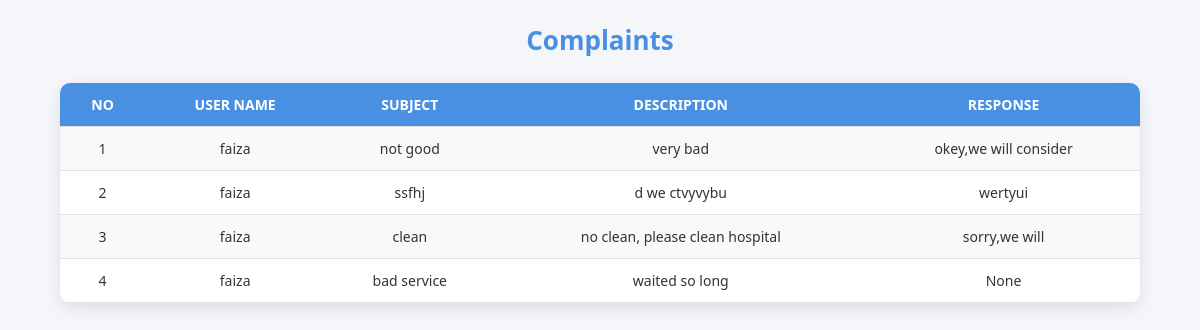
The app's page /ViewComplaints with its own data.
### healthapp/models.py (models this page shows)
class ComplaintTable(models.Model):
    USER = models.ForeignKey(UserTable,on_delete=models.CASCADE,blank=True,null=True)
    HOSPITAL = models.ForeignKey(HospitalTable,on_delete=models.CASCADE,blank=True,null=True)
    Subject =  models.CharField(max_length=100,blank=True,null=True)
    Description =  models.CharField(max_length=200,blank=True,null=True)
    Response = models.CharField(max_length=100,blank=True,null=True)
    Date = models.DateField(auto_now_add=True)

class UserTable(models.Model):
    UserName = models.CharField(max_length=30,blank=True, null=True)
    Gender = models.CharField(max_length=10, blank=True, null=True)
    DOB = models.DateField(blank=True,null=True)
    E_mail = models.CharField(max_length=30, blank=True, null=True)
    Phone = models.BigIntegerField(blank=True,null=True)
    Address = models.CharField(max_length=100,blank=True,null=True)
    City = models.CharField(max_length=30,blank=True,null=True)
    State = models.CharField(max_length=30,blank=True,null=True)
    Pincode = models.IntegerField(blank=True,null=True)
    LOGIN =models.ForeignKey(LoginTable,on_delete=models.CASCADE,null=True,blank=True)
    Created_at = models.DateTimeField(auto_now_add=True,blank=True,null=True)

### healthapp/views.py (the view)
# urls.py: path("ViewComplaints",ViewComplaints.as_view(), name="ViewComplaints"),
class ViewComplaints(View):
    def get(self,request):
        obj = ComplaintTable.objects.all()
        return render(request, "Doctor/ViewComplaints.html",{'val':obj})

### templates/Doctor/ViewComplaints.html (shortened to what this page needs)
<!DOCTYPE html>
<html lang="en">
<head>
</head>
<body>
<h2>Complaints</h2>
<table>
    <tr>
        <th>No</th>
        <th>User Name</th>
        <th>Subject</th>
        <th>Description</th>
        <th>Response</th>
    </tr>
    {% for i in val %}
    <tr>
        <td>{{ forloop.counter }}</td>
        <td>{{ i.USER.UserName }}</td>
        <td>{{ i.Subject }}</td>
        <td>{{ i.Description }}</td>
        <td>{{ i.Response }}</td>
    </tr>
    {% endfor %}
</table>
</body>
</html>

### templates/Doctor/ViewComplaints.html (style rules this page uses)
body { font-family: 'Segoe UI', Tahoma, Geneva, Verdana, sans-serif; background-color: #f4f6f9; color: #333; margin: 20px 0; }
h2 { text-align: center; color: #4a90e2; margin-bottom: 25px; font-size: 26px; }
table { width: 90%; margin: 0 auto; border-collapse: collapse; background-color: #fff; border-radius: 10px; overflow: hidden; box-shadow: 0 5px 15px rgba(0,0,0,0.1); }
th, td { padding: 12px 15px; text-align: center; border-bottom: 1px solid #e0e0e0; font-size: 14px; }
th { background-color: #4a90e2; color: white; text-transform: uppercase; font-weight: 600; }
tr:nth-child(even) { background-color: #f9f9f9; }
td { word-wrap: break-word; max-width: 200px; }

### records on screen
ComplaintTable: USER.UserName "faiza", Subject "not good", Description "very bad", Response "okey,we will consider"
ComplaintTable: USER.UserName "faiza", Subject "ssfhj", Description "d we ctvyvybu", Response "wertyui"
ComplaintTable: USER.UserName "faiza", Subject "clean", Description "no clean, please clean hospital", Response "sorry,we will"
ComplaintTable: USER.UserName "faiza", Subject "bad service", Description "waited so long", Response "None"
